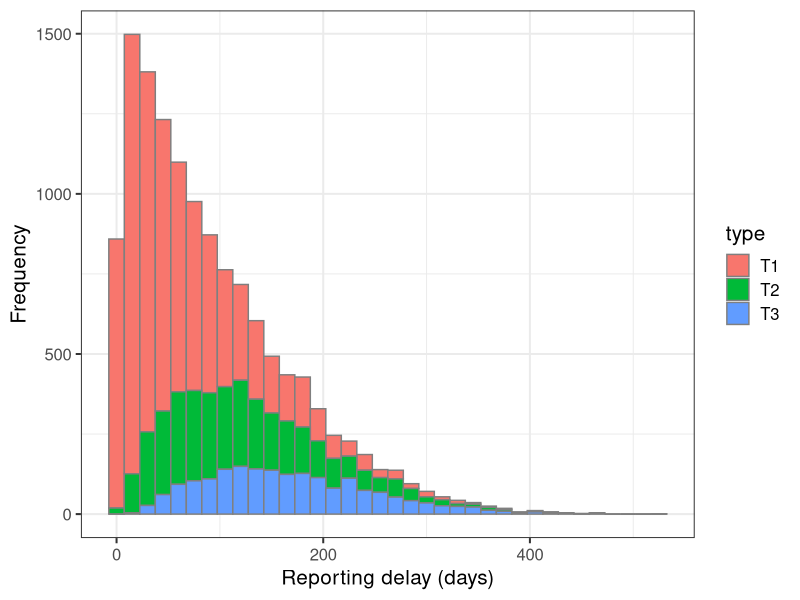
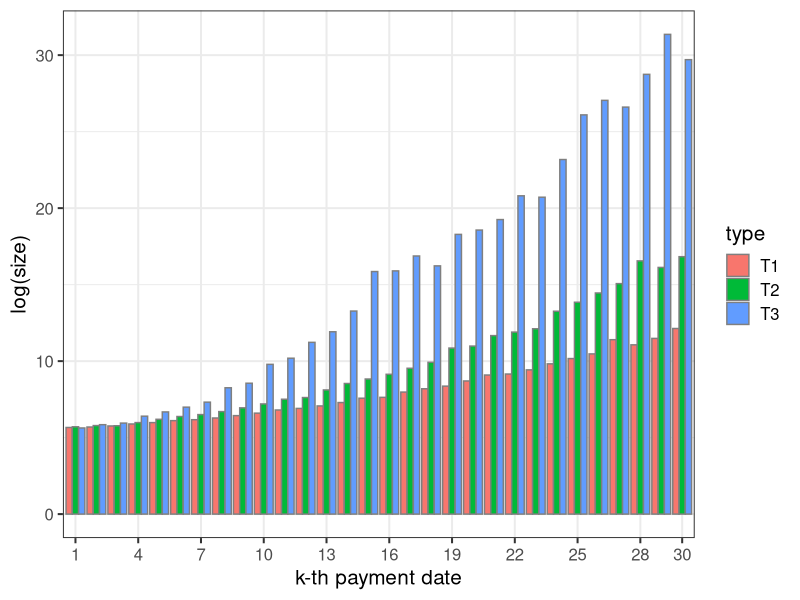
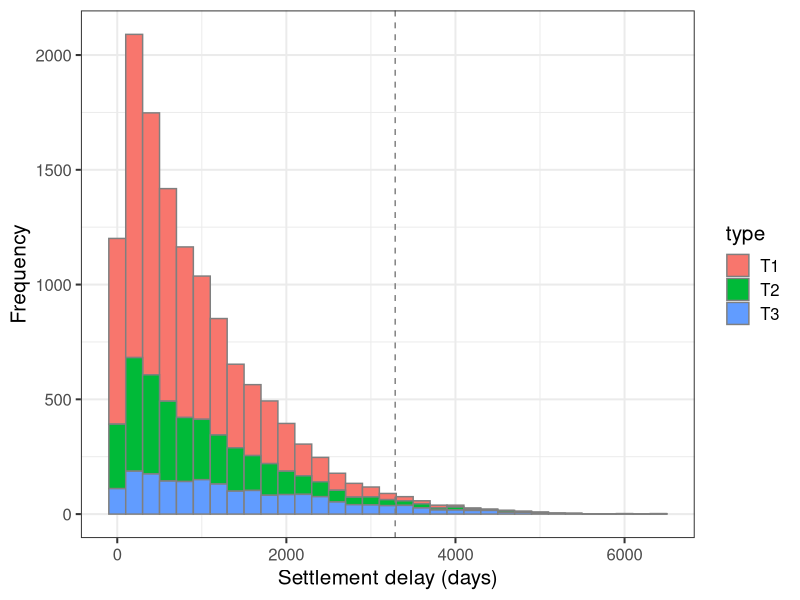
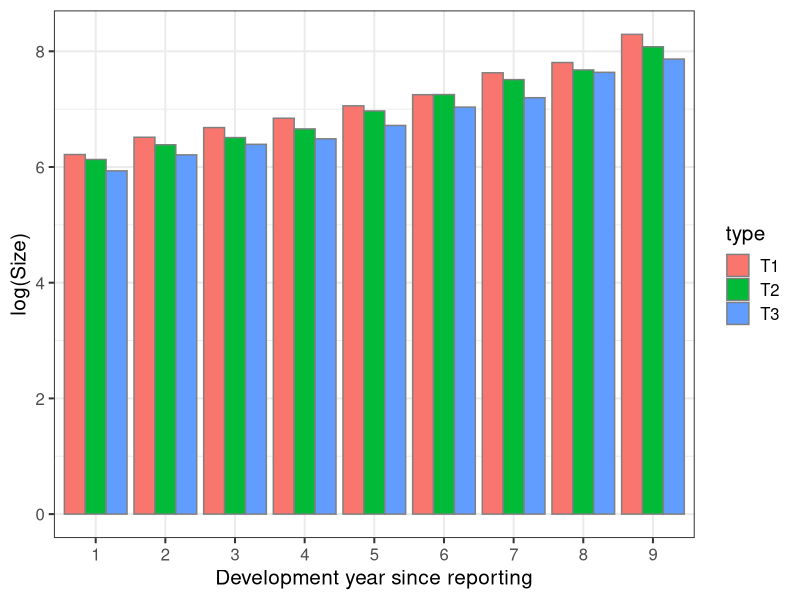

Generate these figures, in order, with R:
library(plyr)
library(lubridate)
library(tidyr)
library(dplyr)
library(knitr)
library(kableExtra)
library(ggplot2)
library(tidyverse)
options(dplyr.summarise.inform = FALSE)

# Portfolio size
n <- 13000
set.seed(0)

# Probability distribution of the covariate 'Type'
prob.Type = c(0.60,0.25,0.15)

# Probability distribution of the unobservable covariate 'Hidden'
prob.Hidden = c(0.35,0.45,0.20)

# The assumed maximal reporting delay (in years)
max_rep_delay = 2

# The assumed maximal settlement delay (in years)
max_set_delay = 20


# Occurence date simulation -> Every possible date in between 2010-2020
date_occ_seq <- seq(as.Date("2010/1/1"), as.Date("2020/12/31"), "day")
date_occ     <- sample(date_occ_seq, size = n, replace = TRUE)

base_year <- year(date_occ_seq[1]) + max_rep_delay
df <- data.frame('occ.date' = as.character(date_occ), 'occ.year' = year(date_occ),
                 'occ.month' = factor(month(date_occ), levels = 1:12))
df <- df %>% mutate('occ.year.fact' = factor(occ.year, levels = sort(unique(occ.year))),
                    .after = 'occ.year')


# Covariate 'Type'
x1 <- sample(c("T1","T2","T3"), size = n, replace = TRUE,  prob = prob.Type)
x1 <- factor(x1, levels = c("T1",'T2',"T3"))

# Covariate 'Hidden'
xh <- sample(c("L","M","H"), size = n, replace = TRUE, prob = prob.Hidden)
xh <- factor(xh, levels = c("L","M","H"))

# Add to dataframe and define the claim number
df <- data.frame('claim.nr' = 1:n, 'type' = x1, 'hidden' = xh, df)
row.names(df) <- paste('claim',1:n)


# Reporting delay simulation - in days (max two years)
ndays        <- 365.25*max_rep_delay
delay_report <- floor(ndays * rbeta(n, c(1,2,3)[as.numeric(x1)], 10))
df <- df %>% dplyr::mutate('rep.delay' = as.numeric(delay_report)/365.25)

# Reporting date, year and month
date_report <- date_occ + delay_report

# Expand the portfolio with the claim's reporting information
df <- df %>%
  dplyr::mutate('rep.date'      = as.character(date_report),
                'rep.year'      = year(date_report) - base_year + 1,
                'rep.year.fact' = factor(rep.year, levels = sort(unique(rep.year)), labels = sort(unique(year(date_report)))),
                'rep.month'     = factor(month(date_report), levels = 1:12))


ggplot(df, aes(x = rep.delay*365.25, group = type, fill = type)) + 
  theme_bw(base_size = 15) + 
  geom_histogram(binwidth = 15, col = 'gray50') + 
  xlab('Reporting delay (days)') + 
  ylab('Frequency') 

# Simulating the 30 continuous payment dates per claim
n.payments <- 30
lijst <- lapply(1:n, function(x)
  as.numeric(date_report[x]) +
    floor(cumsum(c(rexp(1, rate = c(6,5,4)[as.numeric(x1[x])]),
                   rexp(n.payments - 1, rate = c(2,1.5,1)[as.numeric(x1[x])])))*365.25))
df_pay <- as.data.frame(data.table::transpose(lijst))
colnames(df_pay) <- paste0("Pay",1:n.payments)


# 'df_pay' contains the continuous payment dates, 'df_pay_copy' contains the continuous payment delays (in years)
df_pay_copy <- df_pay
df_pay_copy$Report <- as.numeric(date_report)
for(j in 1:30){
  df_pay_copy[,j] <- (df_pay_copy[,j] - df_pay_copy$Report)/365.25
}
df_pay_copy <- as.data.frame(t(df_pay_copy %>% dplyr::select(-c(Report))))
df_pay      <- as.data.frame(t(df_pay))



# Mean of the log-normal distribution
meanlog <- function(x1, x2){
  base <- log(c(100,200,400)[as.numeric(x1)])
  ext  <- 0.1*(payments)^(c(1.50,1.25,1.40)[as.numeric(x2)])
  rep(base + ext, times = n.payments)
}

# Simulate the 30 payment sizes for each claim
payments <- c(as.matrix(df_pay_copy))
df_size <- matrix(rlnorm(length(payments),
                         meanlog = meanlog(x1 = x1, x2 = xh),
                         sdlog =  1), nrow = n, ncol = 30, byrow = T)

# Arrange in a data frame 
df_size <- as.data.frame(t(df_size))
rownames(df_size) <- paste0("size", 1:n.payments)


df_size_t <- as.data.frame(t(df_size)) %>% mutate(type = x1) %>%
  tidyr::gather(key = 'number', value = 'size', - type)
avg_size  <- df_size_t %>% group_by(type, number) %>% summarise(S = mean(size, na.rm = TRUE))
avg_size$number <- factor(avg_size$number, levels = paste0('size',1:30))

ggplot(avg_size, aes(x = number, y = log(S), fill = type, colour = type)) +
  theme_bw(base_size = 15) + geom_bar(stat = 'identity', col = 'gray50', position = 'dodge') + xlab('k-th payment date') +
  ylab('log(size)') + scale_x_discrete(breaks = paste0('size',c(seq(1,30,3),30)), labels = c(seq(1,30,3),30))


# Assumed maximum settlement delay (in days)
ndays <- 365.25*max_set_delay

# Generate the settlement delays for each claim
settlement_delay <- floor(rbeta(n, shape1 = 1, shape2 = 8*c(1,0.75,0.5)[as.numeric(x1)])*ndays)

# Add claim's settlement information to the portfolio
date_settlement <- date_report + settlement_delay
df <- df %>% dplyr::mutate("settlement.date" = as.character(date_settlement)) %>%
  dplyr::mutate("settlement.year" = year(date_settlement))


ggplot(data.frame('settlement' = settlement_delay, df), aes(x = settlement, group = type, fill = type)) +
  theme_bw(base_size = 15) + geom_histogram(binwidth = 200,col = 'gray50') + xlab('Settlement delay (days)') +
  ylab('Frequency') + geom_vline(xintercept = 365.25*9, linetype = 'dashed', colour = 'gray50')


# Remove payments that occur after settlement date
max_delays <- as.numeric(date_settlement)
df_pay  <- t(df_pay)
df_size <- t(df_size)
ind <- which(df_pay > max_delays, arr.ind = TRUE)
df_pay[ind] = df_size[ind] <- NA
df_pay  <- t(df_pay)
df_size <- t(df_size)


# Define the end dates of each year (to group the data by years)
breaks <- as.numeric(as.Date(paste0(2009:2040,"-12-31")))
names(breaks) <- 2009:2040

# Group the continuous payments dates by development year since reporting
calc_obs_year <- function(k){
  pay_dates <- na.omit(as.numeric(df_pay[,k]))
  rep.year  <- df$rep.year[k] + base_year - 1
  breaks.k  <- breaks[as.character((rep.year - 1):(rep.year + 8))]
  vec0      <- (diff(rank(c(breaks.k+0.0001, pay_dates)))-1)[1:(length(breaks.k)-1)]
  vec1      <- as.numeric(rep(names(vec0), times = vec0)) - rep.year + 1
  vec       <- c(vec1, rep(NA, length(pay_dates) - length(vec1)))
  vec
}
obs_years <- lapply(1:n, function(k) calc_obs_year(k))



# Aggregrate claim sizes belonging to same development year since reporting
agg_fu <- function(k){
  obsy  <- obs_years[[k]]
  vec   <- if(length(obsy) > 0) sapply(na.omit(df_size[,k]) %>% split(obsy), FUN = sum) else NULL
  vec.add <- rep(0, 9 - length(vec))
  names(vec.add) <- as.character(1:9)[! as.character(1:9) %in% names(vec)]
  vec <- c(vec,vec.add)
  vec[order(names(vec))]
}

df.size <- t(sapply(1:n, function(k) agg_fu(k)))
colnames(df.size) <- paste0('size_obs', 1:9)



df.size.t <- as.data.frame(df.size) %>% mutate(type = x1) %>%
  tidyr::gather(key = 'OY', value = 'size', - type)
avg_size  <- df.size.t %>% group_by(type, OY) %>% summarise(S = mean(size[size > 0], na.rm = TRUE))

ggplot(avg_size, aes(x = OY, y = log(S), fill = type, colour = type)) +
  theme_bw(base_size = 15) + geom_bar(stat = 'identity', col = 'gray50', position = 'dodge') + 
  xlab('Development year since reporting') + ylab('log(Size)') + 
  scale_x_discrete(breaks = paste0('size_obs',1:9), labels = c(1:9))



# Is open indicator
create_open <- function(ones){
  ones.vec <- rep(0, 9)
  ones.vec[1:(min(ones+1,9))] <- 1
  ones.vec
}
df.open <- t(sapply(df$settlement.year - df$rep.year, create_open))
colnames(df.open) <- paste0("open_obs", 1:9)

# Settlement indicator (close)
create_settlement <- function(zeros){
  zeros.vec <- rep(1,9)
  zeros.vec[0:min(zeros,9)] <- 0
  zeros.vec
}
df.settlement <- t(sapply(df$settlement.year - df$rep.year, create_settlement))
colnames(df.settlement) <- paste0("settlement_obs", 1:9)



# Add to dataset
df <- df %>% bind_cols(as_tibble(df.open)) %>% bind_cols(as_tibble(df.settlement)) %>%
  bind_cols(as_tibble(df.size))



# Remove claims with reporting year later than 2028
df <- df %>% filter(rep.year <= 9, rep.year >= 1)
df <- df %>% mutate(rep.year.fact = factor(rep.year, levels = 1:9))

df <- df[1:10000,]

# Put in long format
df.long <- df %>% pivot_longer(cols = starts_with(c('open_obs', 'settlement_obs', 'size_obs')),
                               names_to = c(".value", "obs"),
                               names_sep = "_")

# Add development year variable
df.long <- df.long %>%
  dplyr::mutate('dev.year.fact' =  recode_factor(obs, obs1 = 1, obs2 = 2, obs3 = 3, obs4 = 4, obs5 = 5, obs6 = 6,
                                                 obs7 = 7, obs8 = 8, obs9 = 9), .before = 'open') %>%
  dplyr::mutate('dev.year' = as.numeric(as.character(dev.year.fact)), .before = 'dev.year.fact') %>%
  dplyr::select(-c(obs))

# Add calendar year and payment variable
df.long <- df.long %>% dplyr::mutate('calendar.year' = rep.year + dev.year - 1, .after = 'dev.year.fact') %>%
  dplyr::mutate('payment' = (size > 0)*1, .before = 'size')


df.long

write.table(df.long
,"EH_10000_long.txt",sep=";",row.names=FALSE)

write.table(df[1:10000,]
            ,"EH_10000_short.txt",sep=";",row.names=FALSE)
